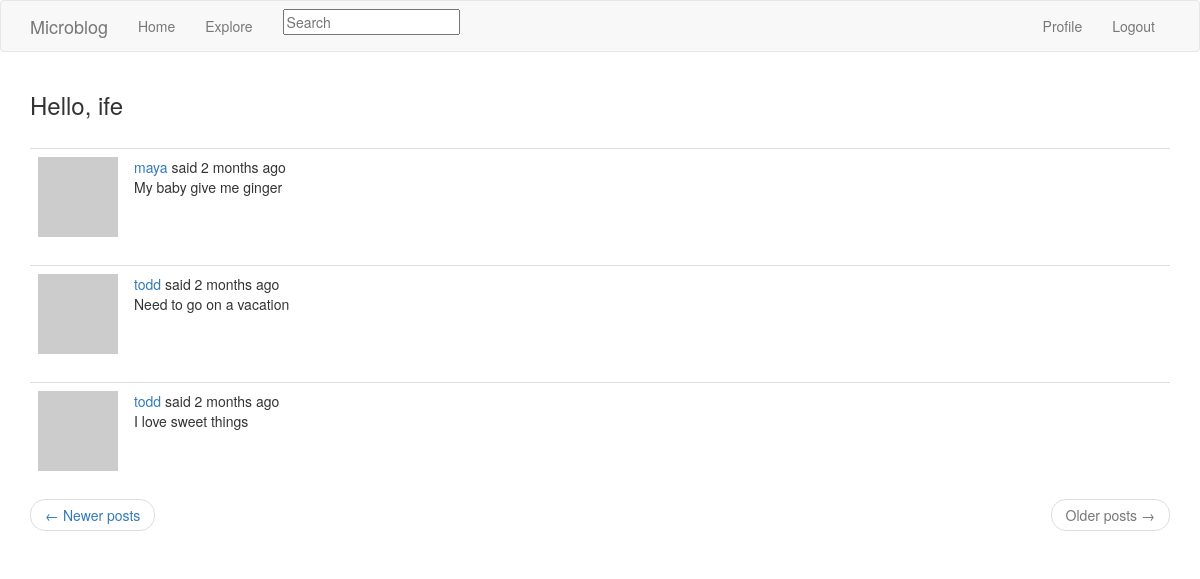
The app's page /explore?page=2 (signed in) with its own data.
### app/models.py (models this page shows, shortened)
class SearchableMixin:
    @classmethod
    def before_commit(cls, session):
        session._changes = {
            'add': list(session.new),
            'update': list(session.dirty),
            'delete': list(session.deleted)
        }
    @classmethod
    def after_commit(cls, session):
        for obj in session._changes['add']:
            if isinstance(obj, SearchableMixin):
                add_to_index(obj.__tablename__, obj)
        for obj in session._changes['update']:
            if isinstance(obj, SearchableMixin):
                add_to_index(obj.__tablename__, obj)
        for obj in session._changes['delete']:
            if isinstance(obj, SearchableMixin):
                remove_from_index(obj.__tablename__, obj)

class User(UserMixin, SearchableMixin, db.Model):
    id = db.Column(db.Integer, primary_key=True)
    username = db.Column(db.String(64), index=True, unique=True, nullable=False)
    email = db.Column(db.String(120), index=True, unique=True, nullable=False)
    password_hash = db.Column(db.String(128))
    posts = db.relationship('Post', backref='author', lazy='dynamic')
    about_me = db.Column(db.String(140))
    last_seen = db.Column(db.DateTime, default=datetime.utcnow)
    followed = db.relationship('User', secondary=followers, primaryjoin=(followers.c.follower_id == id),
                               secondaryjoin=(followers.c.followed_id == id),
                               backref=db.backref('followers', lazy='dynamic'), lazy='dynamic')
    __searchable__ = ['username']
    def avatar(self, size):
        digest = md5(self.email.lower().encode('utf-8')).hexdigest()
        return "https://gravatar.com/avatar/{0}?d=identicon&s={1}".format(digest, size)

class Post(SearchableMixin, db.Model):
    id = db.Column(db.Integer, primary_key=True)
    body = db.Column(db.String(200))
    timestamp = db.Column(db.DateTime, index=True, default=datetime.utcnow)
    user_id = db.Column(db.Integer, db.ForeignKey('user.id'))
    language = db.Column(db.String(5))
    __searchable__ = ['body']

### app/main/routes.py (the view)
@bp.route('/explore')
@login_required
def explore():
    page = request.args.get('page', 1, type=int)
    posts = Post.query.order_by(Post.timestamp.desc()).paginate(page, current_app.config['RESULTS_PER_PAGE'], False)
    next_url = url_for('main.explore', page=posts.next_num) if posts.has_next else None
    prev_url = url_for('main.explore', page=posts.prev_num) if posts.has_prev else None
    return render_template('main/index.html', posts=posts.items, next_url=next_url,
                           prev_url=prev_url, title='Explore')

### app/main/forms.py
class SearchForm(FlaskForm):
    q = StringField(_l('Search'), validators=[DataRequired()])
    def __init__(self, *args, **kwargs):
        if 'formdata' not in kwargs:
            kwargs['formdata'] = request.args
        if 'csrf_enabled' not in kwargs:
            kwargs['csrf_enabled'] = False
        super().__init__(*args, **kwargs)

### app/main/routes.py (called while the page is built)
@bp.before_request
def before_request():
    if current_user.is_authenticated:
        current_user.last_seen = datetime.utcnow()
        db.session.commit()
        g.search_form = SearchForm()
    g.locale = str(get_locale())

### app/models.py (called while the page is built)
@login.user_loader
def load_user(id):
    return User.query.get(int(id))

### app/templates/main/index.html (shortened to what this page needs)
{% extends 'main/base.html' %}
{% import 'bootstrap/wtf.html' as wtf %}
{% block app_content %}
    <h3> {{ _('Hello, %(username)s', username=current_user.username)}} </h3>
    <br>
{% for post in posts %}
{% include 'main/partials/_posts.html' %}
{% endfor %}
    <nav aria-label="...">
        <ul class="pager">
            <li class="previous{% if not prev_url %} disabled{% endif %}">
                <a href="{{ prev_url or '#' }}">
                    <span aria-hidden="true">&larr;</span> {{ _('Newer posts') }}
                </a>
            </li>
            <li class="next{% if not next_url %} disabled{% endif %}">
                <a href="{{ next_url or '#' }}">
                    {{ _('Older posts') }} <span aria-hidden="true">&rarr;</span>
                </a>
            </li>
        </ul>
    </nav>
{% endblock %}

### app/templates/main/partials/_posts.html (shortened to what this page needs)
<table class="table table-hover">
        <tr>
            <td width="70px">
                <a href="{{ url_for('main.user', username=post.author.username) }}">
                    <img src="{{ post.author.avatar(70) }}" />
                </a>
            </td>
            <td>
                    {{ _('%(username)s said %(time)s', username=user_link, time=moment(post.timestamp).fromNow()) }}
                <br>
                <span id ="post{{ post.id }}">{{ post.body }}</span>
            </td>
        </tr>
</table>

### records on screen
Post: body "My baby give me ginger"
Post: body "Need to go on a vacation"
Post: body "I love sweet things"
